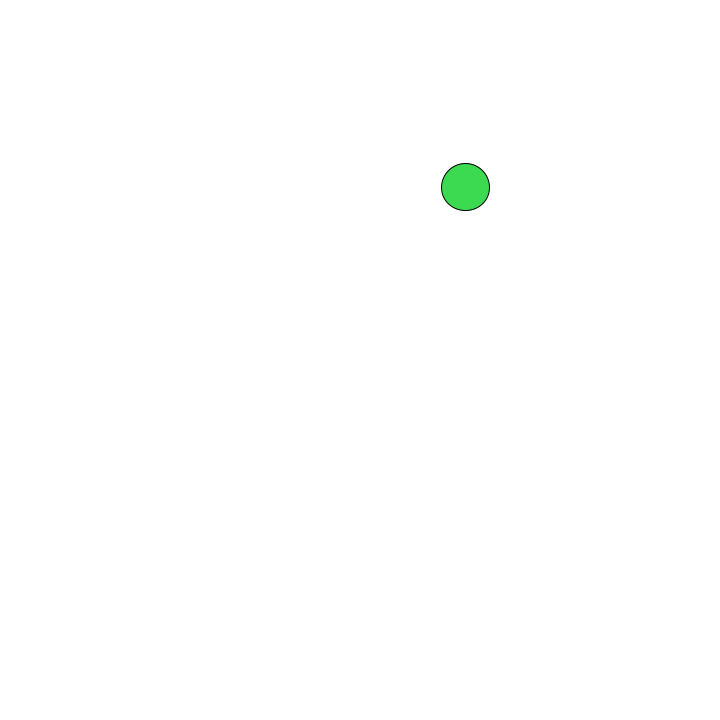
Frame 1 (no input)
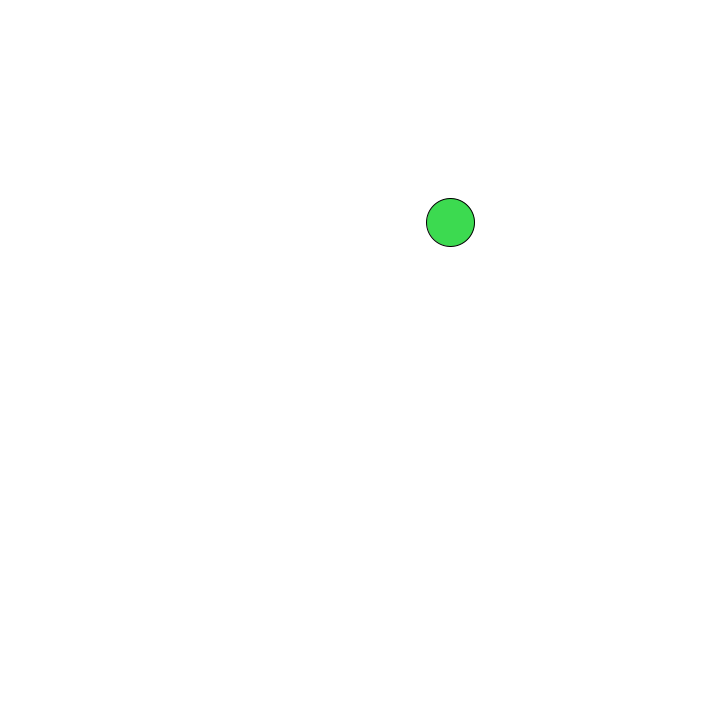
Frame 60 (the mouse pressed at the canvas centre just before this capture)
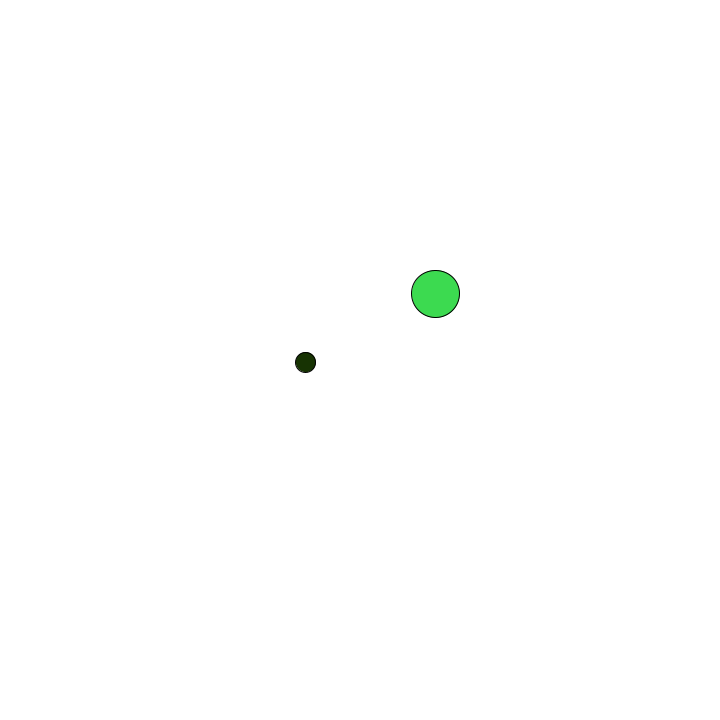
Frame 120 (the mouse held since frame 60 and released just before this capture)

The Processing sketch that drew these frames (run headless with seeded random() and noise(); from frame 60 on, the mouse is pressed at the canvas centre):

// Processing sketch: FallingBalls
// ── FallingBalls.pde
ArrayList<Ball> balls=new ArrayList();
void setup() {

  size(720, 720);

  balls.add(new Ball(random(width), random(height), random(5,50)));
}
void draw() {

  background(255);

  for (Ball b : balls) {
    b.show();
    b.move();
  }
}

void mousePressed(){
 
  if(mouseButton==RIGHT){
    if(balls.size()>0){
     balls.remove(0); 
    }
  }else{
   balls.add(new Ball(mouseX,mouseY, random(5,50)));
  }
  
}

// ── ball.pde
class Ball{
 PVector loc;
 PVector v;
 PVector a;
 float s;
 color c=color(random(255),random(255),random(255));
  Ball(float x, float y, float s){
   
    this.s=s;
    
    loc=new PVector(x,y);
    
    //v=new PVector(random(-1,1)<0?-random(1,3):random(1,3),random(-1,1)<0?-random(1,3):random(1,3));
    
    v=new PVector(random(-3,3),random(-3,3));
    
    a=new PVector(0,0.01);
    
    v.limit(5);
    
  }
  
  void show(){
   
    fill(c);
    ellipse(loc.x,loc.y,s,s);
    
  }
  
  void move(){
   
    if(loc.x+s<0){
     
      loc.x=width;
      
    }else if(loc.x-s>width){
     
      loc.x=0;
      
    }else if(loc.y+s<0){
     
      loc.y=height;
      
    }else if(loc.y-s>height){
     
      loc.y=0;
      
    }
    
    v.add(a);
    loc.add(v);
    
  }
  
}
